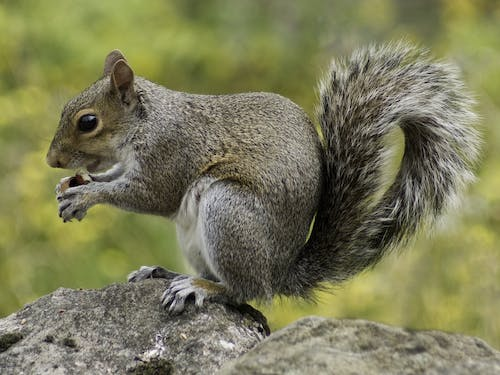
#> input picture Transformacion Lineal/ardilla.jpg, 500 x 375 px
$ python tl3.py
#> lines starting #> are read from the running program, lines starting #| are printed output that depends on the picture
import cv2
import numpy as np

# Cargar la imagen
imagen = cv2.imread('ardilla.jpg')
#> imagen is the input picture: shape (375, 500, 3); mean B, G, R 89, 123.7, 123.8

# Definir la matriz de transformación para una translación de 50 píxeles hacia la derecha y 30 píxeles hacia abajo
matriz_translacion = np.float32([[1, 0, 50], [0, 1, 30]])

# Aplicar la transformación lineal a la imagen
imagen_transformada = cv2.warpAffine(imagen, matriz_translacion, (imagen.shape[1], imagen.shape[0]))
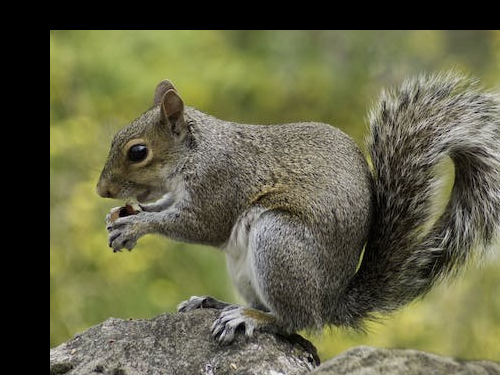
#> imagen_transformada: shape (375, 500, 3); mean B, G, R 69.5, 98.1, 98

# Mostrar la imagen original
cv2.imshow('Imagen Original', imagen)

# Mostrar la imagen transformada
cv2.imshow('Imagen Transformada', imagen_transformada)

# Esperar a que se presione una tecla y luego cerrar las ventanas
cv2.waitKey(0)
cv2.destroyAllWindows()
